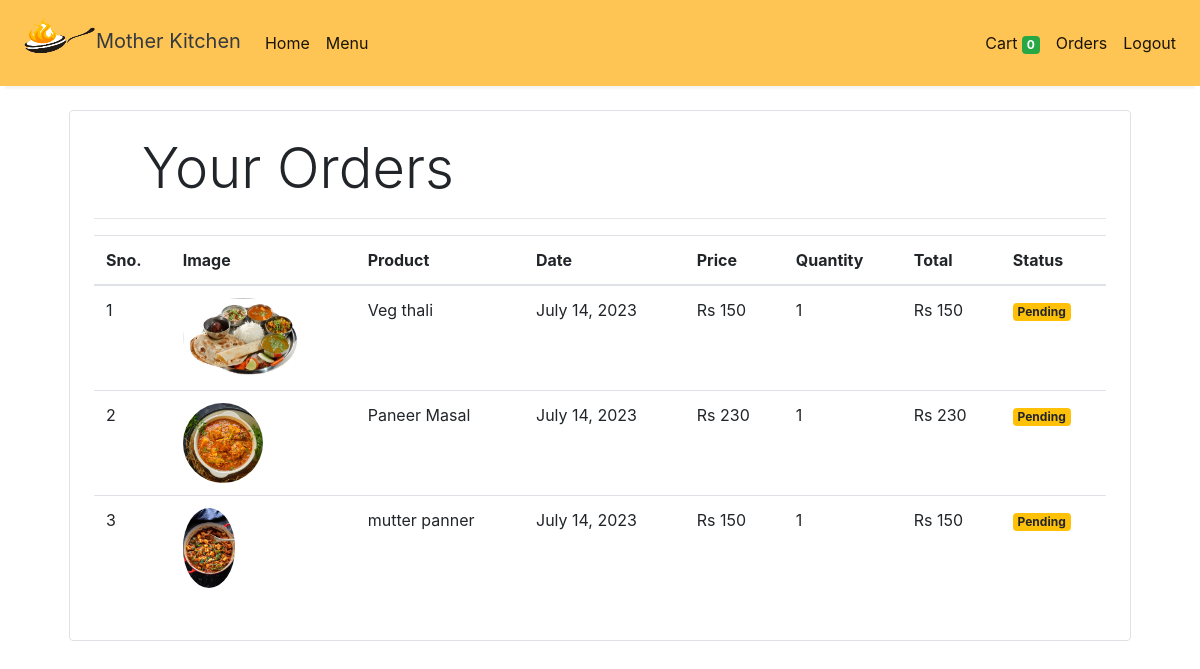
The app's page /orders/ (signed in) with its own data.
### store/models/orders.py (models this page shows, shortened)
class Order(models.Model):
    product = models.ForeignKey(Products,on_delete=models.CASCADE)
    customer = models.ForeignKey(Customer,on_delete=models.CASCADE)
    quantity = models.IntegerField(default=1)
    price = models.IntegerField()
    address = models.CharField (max_length=50, default='', blank=True)
    phone = models.CharField (max_length=50, default='', blank=True)
    date = models.DateField (default=datetime.datetime.today)
    status = models.BooleanField (default=False)
    @staticmethod
    def get_orders_by_customer(customer_id):
        return Order.objects.filter(customer=customer_id).order_by('-date')

### store/models/product.py (models this page shows, shortened)
class Products(models.Model):
    name = models.CharField(max_length=60)
    price= models.IntegerField(default=0)
    category= models.ForeignKey(Category,on_delete=models.CASCADE,default=1 )
    description= models.CharField(max_length=250, default='', blank=True, null= True)
    image= models.ImageField(upload_to='uploads/products/')

### store/middlewares/auth.py (the view)
    def middleware(request):
        print(request.session.get('customer'))
        returnUrl = request.META['PATH_INFO']
        print(request.META['PATH_INFO'])
        if not request.session.get('customer'):
           return redirect(f'login?return_url={returnUrl}')
        response = get_response(request)
        return response

### store/templatetags/custom_filter.py (called while the page is built)
@register.filter(name='currency')
def currency(number):
    return "Rs "+str(number)

@register.filter(name='multiply')
def multiply(number , number1):
    return number * number1

### store/views/orders.py (called while the page is built)
    def get(self , request ):
        customer = request.session.get('customer')
        orders = Order.get_orders_by_customer(customer)
        print(orders)
        return render(request , 'orders.html'  , {'orders' : orders})

### store/templates/orders.html
{% extends 'base.html' %}
{% block content %}
{% load cart %}
{% load custom_filter %}
<div class="container">
   <div class="border rounded p-4 m-4">
        <p class="display-4 pl-4 ml-4">Your Orders</p>
        <hr>
        <table class="table">
            <thead>
                <tr>
                    <th>Sno.</th>
                    <th>Image</th>
                    <th>Product</th>
                    <th>Date</th>
                    <th>Price</th>
                    <th>Quantity</th>
                    <th>Total</th>
                    <th>Status</th>
                </tr>
            </thead>
            <tbody>
                {% for order in orders %}
                <tr>
                    <td>{{forloop.counter}}</td>
                    <td><img style="height: 80px;" class="rounded-circle" src="{{order.product.image.url}}" alt=""></td>
                    <td>{{order.product.name}}</td>
                    <td>{{order.date}}</td>
                    <td>{{order.price|currency}}</td>
                    <td>{{order.quantity}}</td>
                    <td>{{order.quantity|multiply:order.price|currency}}</td>
                    {% if order.status %}
                    <td><small class="badge badge-success">Completed</small></td>
                    {%else%}
                    <td><small class="badge badge-warning">Pending</small></td>
                    {% endif %}
                </tr>
                {% endfor %}
            </tbody>
        </table>
   </div>
</div>
{% endblock %}

### records on screen
Order: product.image (picture), product.name "Veg thali", date "July 14, 2023", price "Rs 150", quantity "1", quantity|multiply "Rs 150", status "Pending"
Order: product.image (picture), product.name "Paneer Masal", date "July 14, 2023", price "Rs 230", quantity "1", quantity|multiply "Rs 230", status "Pending"
Order: product.image (picture), product.name "mutter panner", date "July 14, 2023", price "Rs 150", quantity "1", quantity|multiply "Rs 150", status "Pending"

### other values on screen
{{ request.session.cart.keys|length }} "0"
